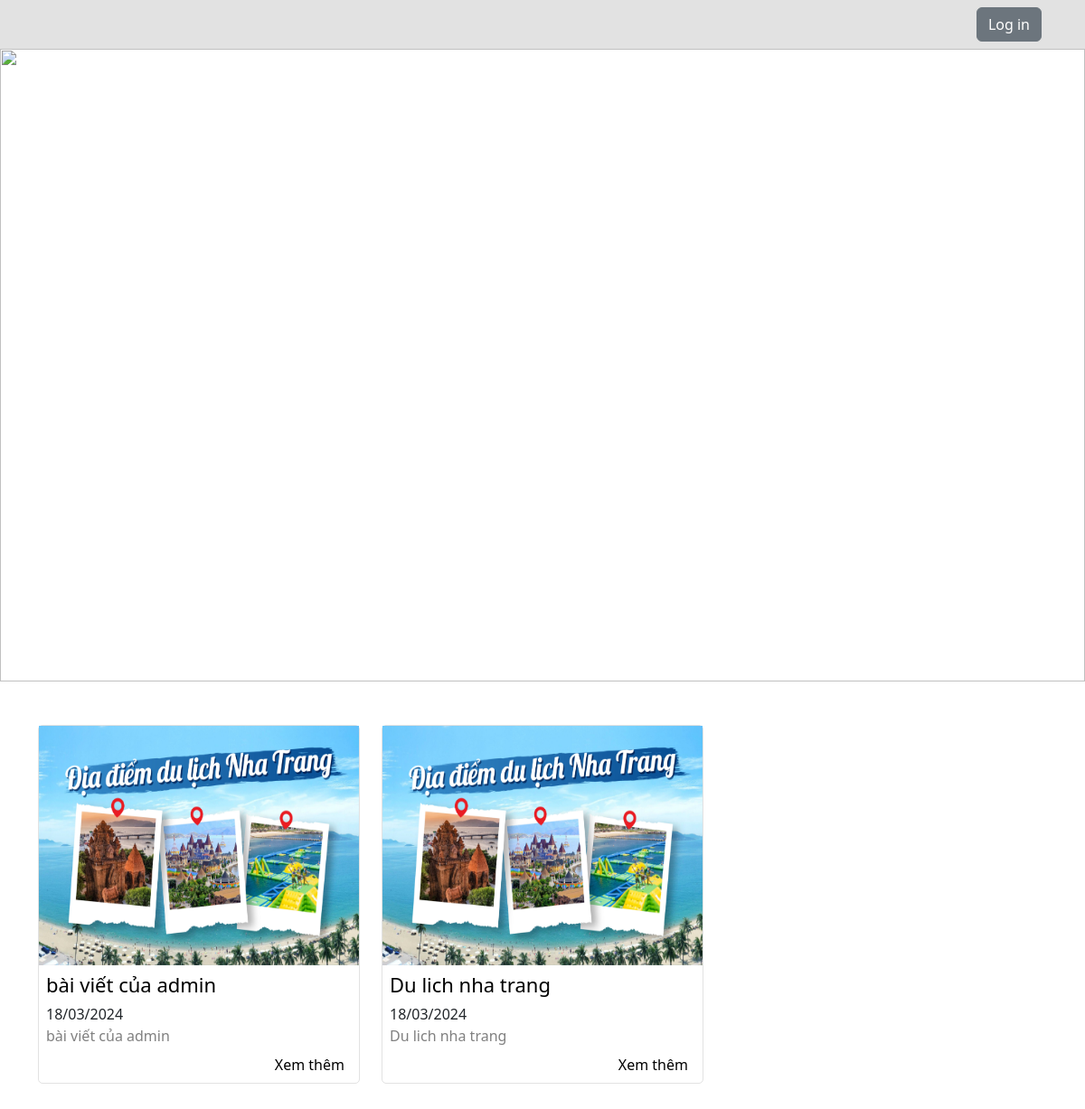
Before: / with the older database file.
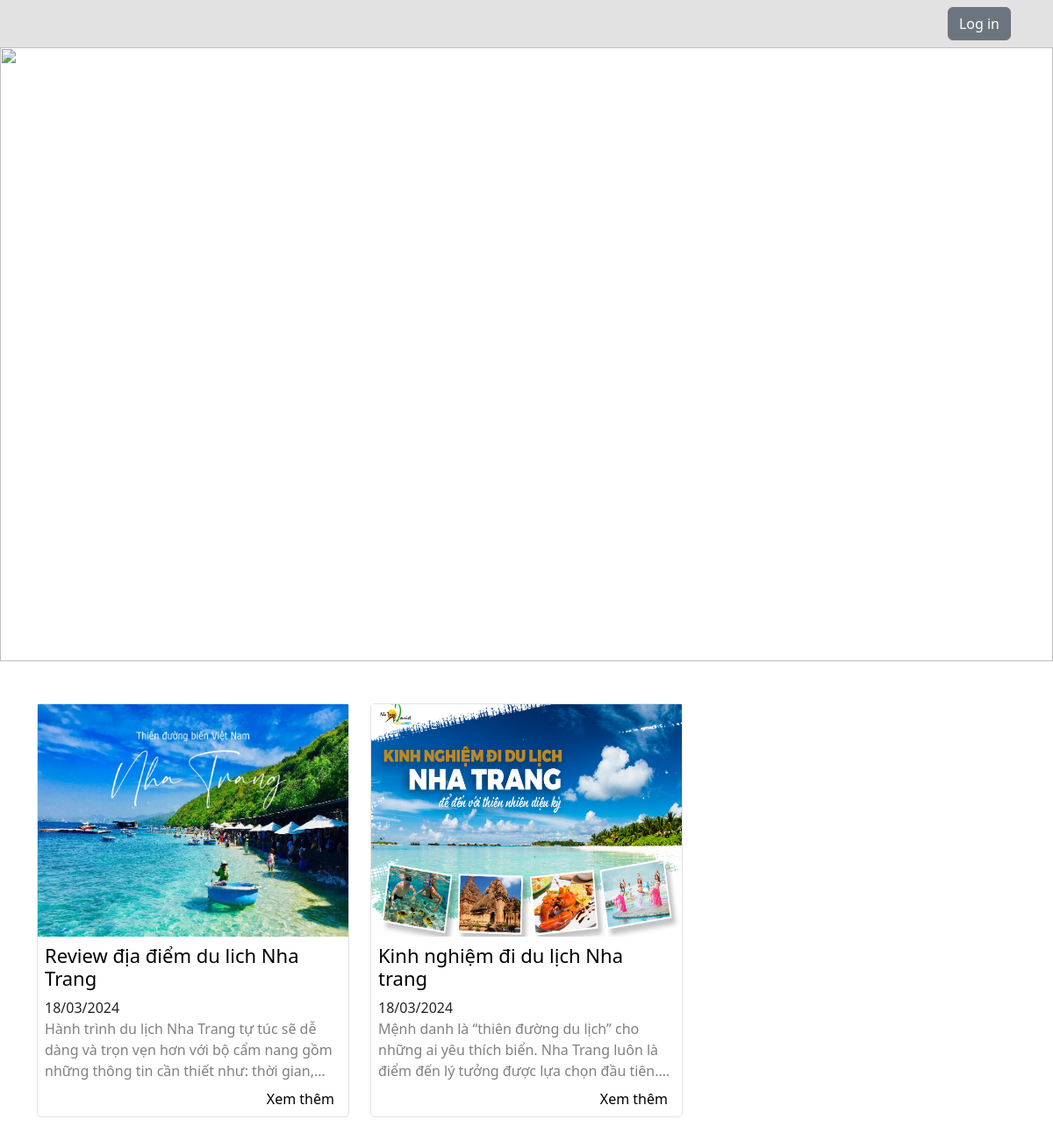
After: the same page with the newer database file.
### ui/models.py (models this page shows, shortened)
class Blog(models.Model):
	image = models.FileField(upload_to="static/images", unique= True, null=True, blank=True)
	title = models.CharField(max_length=255, null=True, blank=True)
	short_content = models.CharField(max_length=255, null=True, blank=True)
	content = models.TextField()
	created_at = models.DateTimeField(auto_now_add=True, null=True, blank=True)
	user = models.ForeignKey(User, on_delete=models.CASCADE, null=True, blank=True)

### ui/views.py (the view)
# urls.py: path('', HomePage.as_view(), name = "home-page"),
class HomePage(ListView):
	model = Blog
	template_name = "home/home.html"
	context_object_name = "blog"
	def  get_queryset(self):
		blog = Blog.objects.all().order_by('-created_at')
		return blog;

### ui/templates/home/home.html (shortened to what this page needs)
{% extends 'layout.html'%}
{% load static %}
{% block static %}
<link rel="stylesheet" type="text/css" href="{% static 'css/home.css'%}">
{% endblock %}
{% block content %}
<div>
    <img src="https://nhatrangnow.com/wp-content/uploads/2022/05/PicsArt_08-25-09.22.38.jpg" class="banner">
</div>
<div class=" container py-5">
    <div class="row">
        {% if blog|length > 0 %}
        {% for item in blog %}
        <div class="col-4 pb-3">
            <div class="container-blog h-100 d-flex flex-column">
                <div>
                    <img src="{{ item.image }}" class="w-100 img-blog">
                </div>
                <div class="p-2 d-flex flex-column justify-content-between flex-fill">
                    <div>
                        <a href="{% url 'blog-detail' item.id %}">
                            <h1>{{ item.title }}</h1>
                        </a>
                        <div class="text-right">18/03/2024</div>
                        <div class="short-content mb-2">
                            <span>{{ item.short_content }}</span>
                        </div>
                    </div>
                    <div class="text-end px-2">
                        <a href="{% url 'blog-detail' item.id %}">Xem thêm</a>
                    </div>
                </div>
            </div>
        </div>
        {% endfor %}
        {% endif %}
    </div>
</div>
{% endblock%}

Changed rows visible on the page:
removed Blog: image (picture), title "bài viết của admin", short_content "bài viết của admin"
removed Blog: image (picture), title "Du lich nha trang", short_content "Du lich nha trang"
added Blog: image (picture), title "Review địa điểm du lich Nha Trang", short_content "Hành trình du lịch Nha Trang tự túc sẽ dễ dàng và trọn vẹn hơn với bộ cẩm nang gồm những thông tin cần thiết như: thời…"
added Blog: image (picture), title "Kinh nghiệm đi du lịch Nha trang", short_content "Mệnh danh là “thiên đường du lịch” cho những ai yêu thích biển. Nha Trang luôn là điểm đến lý tưởng được lựa chọn đầu…"
